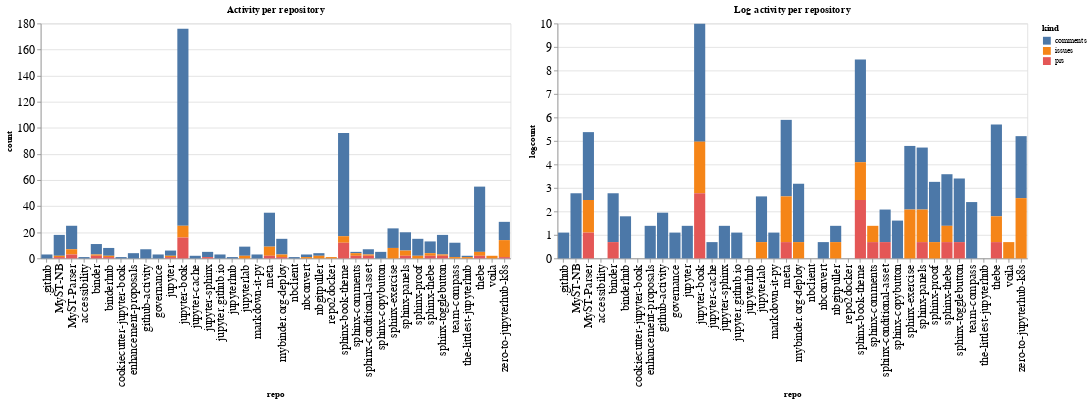

The cell this chart's notebook holds for it:
### Code cell
ch1 = alt.Chart(repo_summaries, width=600, title="Activity per repository").mark_bar().encode(
    x='repo',
    y='count',
    color='kind',
    tooltip="kind"
)

ch2 = alt.Chart(repo_summaries, width=600, title="Log activity per repository").mark_bar().encode(
    x='repo',
    y='logcount',
    color='kind',
    tooltip="kind"
)

ch1 | ch2

### Figure 1 — Vega-Lite specification as saved in the notebook (floating-point values rounded to 4 significant figures)
{"config": {"axisLeft": {"labelFontSize": 15}, "axisBottom": {"labelFontSize": 15}}, "hconcat": [{"mark": "bar", "encoding": {"color": {"type": "nominal", "field": "kind"}, "tooltip": {"type": "nominal", "field": "kind"}, "x": {"type": "nominal", "field": "repo"}, "y": {"type": "quantitative", "field": "count"}}, "title": "Activity per repository", "width": 600}, {"mark": "bar", "encoding": {"color": {"type": "nominal", "field": "kind"}, "tooltip": {"type": "nominal", "field": "kind"}, "x": {"type": "nominal", "field": "repo"}, "y": {"type": "quantitative", "field": "logcount"}}, "title": "Log activity per repository", "width": 600}], "data": {"name": "data-51a6a22250c9c37a2390f0a1b39524b4"}, "$schema": "https://vega.github.io/schema/vega-lite/v4.8.1.json", "datasets": {"data-51a6a22250c9c37a2390f0a1b39524b4": [{"repo": ".github", "kind": "comments", "count": 3, "logcount": 1.099}, {"repo": "MyST-NB", "kind": "comments", "count": 16, "logcount": 2.773}, {"repo": "MyST-NB", "kind": "issues", "count": 1, "logcount": 0.0}, {"repo": "MyST-NB", "kind": "prs", "count": 1, "logcount": 0.0}, {"repo": "MyST-Parser", "kind": "comments", "count": 18, "logcount": 2.89}, {"repo": "MyST-Parser", "kind": "issues", "count": 4, "logcount": 1.386}, {"repo": "MyST-Parser", "kind": "prs", "count": 3, "logcount": 1.099}, {"repo": "accessibility", "kind": "comments", "count": 1, "logcount": 0.0}, {"repo": "binder", "kind": "comments", "count": 8, "logcount": 2.079}, {"repo": "binder", "kind": "issues", "count": 1, "logcount": 0.0}, {"repo": "binder", "kind": "prs", "count": 2, "logcount": 0.6931}, {"repo": "binderhub", "kind": "comments", "count": 6, "logcount": 1.792}, {"repo": "binderhub", "kind": "issues", "count": 1, "logcount": 0.0}, {"repo": "binderhub", "kind": "prs", "count": 1, "logcount": 0.0}, {"repo": "cookiecutter-jupyter-book", "kind": "comments", "count": 1, "logcount": 0.0}, {"repo": "enhancement-proposals", "kind": "comments", "count": 4, "logcount": 1.386}, {"repo": "github-activity", "kind": "comments", "count": 7, "logcount": 1.946}, {"repo": "governance", "kind": "comments", "count": 3, "logcount": 1.099}, {"repo": "jupyter", "kind": "comments", "count": 4, "logcount": 1.386}, {"repo": "jupyter", "kind": "issues", "count": 1, "logcount": 0.0}, {"repo": "jupyter", "kind": "prs", "count": 1, "logcount": 0.0}, {"repo": "jupyter-book", "kind": "comments", "count": 151, "logcount": 5.017}, {"repo": "jupyter-book", "kind": "issues", "count": 9, "logcount": 2.197}, {"repo": "jupyter-book", "kind": "prs", "count": 16, "logcount": 2.773}, {"repo": "jupyter-cache", "kind": "comments", "count": 2, "logcount": 0.6931}, {"repo": "jupyter-sphinx", "kind": "comments", "count": 4, "logcount": 1.386}, {"repo": "jupyter-sphinx", "kind": "prs", "count": 1, "logcount": 0.0}, {"repo": "jupyter.github.io", "kind": "comments", "count": 3, "logcount": 1.099}, {"repo": "jupyterhub", "kind": "comments", "count": 1, "logcount": 0.0}, {"repo": "jupyterlab", "kind": "comments", "count": 7, "logcount": 1.946}, {"repo": "jupyterlab", "kind": "issues", "count": 2, "logcount": 0.6931}, {"repo": "markdown-it-py", "kind": "comments", "count": 3, "logcount": 1.099}, {"repo": "meta", "kind": "comments", "count": 26, "logcount": 3.258}, {"repo": "meta", "kind": "issues", "count": 7, "logcount": 1.946}, {"repo": "meta", "kind": "prs", "count": 2, "logcount": 0.6931}, {"repo": "mybinder.org-deploy", "kind": "comments", "count": 12, "logcount": 2.485}, {"repo": "mybinder.org-deploy", "kind": "issues", "count": 2, "logcount": 0.6931}, {"repo": "mybinder.org-deploy", "kind": "prs", "count": 1, "logcount": 0.0}, {"repo": "nbclient", "kind": "comments", "count": 1, "logcount": 0.0}, {"repo": "nbconvert", "kind": "comments", "count": 2, "logcount": 0.6931}, {"repo": "nbconvert", "kind": "issues", "count": 1, "logcount": 0.0}, {"repo": "nbgitpuller", "kind": "comments", "count": 2, "logcount": 0.6931}, {"repo": "nbgitpuller", "kind": "issues", "count": 2, "logcount": 0.6931}, {"repo": "repo2docker", "kind": "issues", "count": 1, "logcount": 0.0}, {"repo": "sphinx-book-theme", "kind": "comments", "count": 79, "logcount": 4.369}, {"repo": "sphinx-book-theme", "kind": "issues", "count": 5, "logcount": 1.609}, {"repo": "sphinx-book-theme", "kind": "prs", "count": 12, "logcount": 2.485}, {"repo": "sphinx-comments", "kind": "comments", "count": 1, "logcount": 0.0}, {"repo": "sphinx-comments", "kind": "issues", "count": 2, "logcount": 0.6931}, {"repo": "sphinx-comments", "kind": "prs", "count": 2, "logcount": 0.6931}, {"repo": "sphinx-conditional-asset", "kind": "comments", "count": 4, "logcount": 1.386}, {"repo": "sphinx-conditional-asset", "kind": "issues", "count": 1, "logcount": 0.0}, {"repo": "sphinx-conditional-asset", "kind": "prs", "count": 2, "logcount": 0.6931}, {"repo": "sphinx-copybutton", "kind": "comments", "count": 5, "logcount": 1.609}, {"repo": "sphinx-exercise", "kind": "comments", "count": 15, "logcount": 2.708}, {"repo": "sphinx-exercise", "kind": "issues", "count": 8, "logcount": 2.079}, {"repo": "sphinx-panels", "kind": "comments", "count": 14, "logcount": 2.639}, {"repo": "sphinx-panels", "kind": "issues", "count": 4, "logcount": 1.386}, {"repo": "sphinx-panels", "kind": "prs", "count": 2, "logcount": 0.6931}, {"repo": "sphinx-proof", "kind": "comments", "count": 13, "logcount": 2.565}, {"repo": "sphinx-proof", "kind": "issues", "count": 2, "logcount": 0.6931}, {"repo": "sphinx-thebe", "kind": "comments", "count": 9, "logcount": 2.197}, {"repo": "sphinx-thebe", "kind": "issues", "count": 2, "logcount": 0.6931}, {"repo": "sphinx-thebe", "kind": "prs", "count": 2, "logcount": 0.6931}, {"repo": "sphinx-togglebutton", "kind": "comments", "count": 15, "logcount": 2.708}, {"repo": "sphinx-togglebutton", "kind": "issues", "count": 1, "logcount": 0.0}, {"repo": "sphinx-togglebutton", "kind": "prs", "count": 2, "logcount": 0.6931}, {"repo": "team-compass", "kind": "comments", "count": 11, "logcount": 2.398}, {"repo": "team-compass", "kind": "issues", "count": 1, "logcount": 0.0}, {"repo": "the-littlest-jupyterhub", "kind": "comments", "count": 1, "logcount": 0.0}, {"repo": "the-littlest-jupyterhub", "kind": "issues", "count": 1, "logcount": 0.0}, {"repo": "thebe", "kind": "comments", "count": 50, "logcount": 3.912}, {"repo": "thebe", "kind": "issues", "count": 3, "logcount": 1.099}, {"repo": "thebe", "kind": "prs", "count": 2, "logcount": 0.6931}, {"repo": "voila", "kind": "issues", "count": 2, "logcount": 0.6931}, {"repo": "zero-to-jupyterhub-k8s", "kind": "comments", "count": 14, "logcount": 2.639}, {"repo": "zero-to-jupyterhub-k8s", "kind": "issues", "count": 13, "logcount": 2.565}, {"repo": "zero-to-jupyterhub-k8s", "kind": "prs", "count": 1, "logcount": 0.0}]}}
